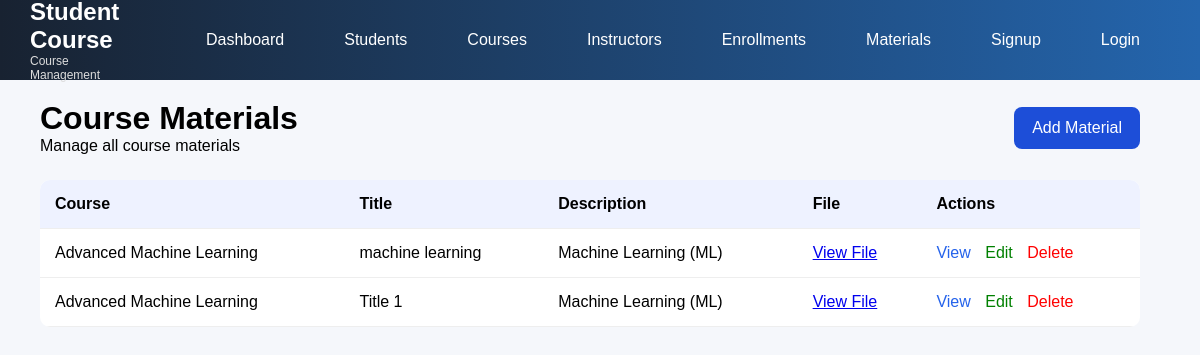
The app's page /myapp/material/ with its own data.
### myapp/models.py (models this page shows, shortened)
class CourseMaterial(models.Model):
    course=models.ForeignKey(Course,on_delete=models.CASCADE)
    title=models.CharField(max_length=20)
    description=models.CharField(max_length=50)
    file=models.FileField(upload_to="file/")

class Course(models.Model):
    name=models.CharField(max_length=50)
    description=models.TextField(max_length=200)
    duration=models.CharField(max_length=20)
    fees=models.IntegerField()
    cou_image=models.ImageField(upload_to="cou_image")

### myapp/views.py (the view)
# urls.py: path("material/",views.material_list,name="material_list"),
def material_list(request):
    materials = CourseMaterial.objects.all()
    return render(request, "mat_list.html", {
        "materials": materials
    })

### myapp/templates/mat_list.html (shortened to what this page needs)
<!DOCTYPE html>
<html>
<head>
</head>
<body>
    {% include 'base.html' %}
<div class="container">
    <div class="top">
        <div>
            <h1>Course Materials</h1>
            <p>Manage all course materials</p>
        </div>
        <a href="{% url 'material_create' %}" class="add-btn">
            Add Material
        </a>
    </div>
    <table>
        <tr>
            <th>Course</th>
            <th>Title</th>
            <th>Description</th>
            <th>File</th>
            <th>Actions</th>
        </tr>
        {% for material in materials %}
        <tr>
            <td>
                {{ material.course.name }}
            </td>
            <td>
                {{ material.title }}
            </td>
            <td>
                {{ material.description }}
            </td>
            <td class="file">
                {% if material.file %}
                    <a href="{{ material.file.url }}" target="_blank">
                        View File
                    </a>
                {% else %}
                    No File
                {% endif %}
            </td>
            <td>
                <a href="{% url 'material_detail' material.id %}"
                   class="view">
                    View
                </a>
                <a href="{% url 'material_update' material.id %}"
                   class="edit">
                    Edit
                </a>
                <a href="{% url 'material_delete' material.id %}"
                   class="delete">
                    Delete
                </a>
            </td>
        </tr>
        {% empty %}
        <tr>
            <td colspan="5" style="text-align:center;">
                No Course Materials Found
            </td>
        </tr>
        {% endfor %}
    </table>
</div>
</body>
</html>

### myapp/templates/mat_list.html (style rules this page uses)
body { font-family: Arial; background: #f5f7fb; }
.container { max-width: 1100px; margin-left: 40px; margin-top: 20px; }
.top { display: flex; justify-content: space-between; align-items: center; margin-bottom: 25px; }
h1 { margin: 0; }
.add-btn { background: #1d4ed8; color: white; padding: 12px 18px; text-decoration: none; border-radius: 8px; }
table { width: 100%; background: white; border-collapse: collapse; border-radius: 10px; overflow: hidden; }
th, td { padding: 15px; text-align: left; border-bottom: 1px solid #eee; }
th { background: #eef2ff; }
.view { color: #2563eb; text-decoration: none; }
.edit { color: green; text-decoration: none; margin-left: 10px; }
.delete { color: red; text-decoration: none; margin-left: 10px; }
.file { color: #555; }

### myapp/templates/base.html (style rules this page uses)
* { margin: 0; padding: 0; box-sizing: border-box; }
body { font-family: Arial, sans-serif; }

### records on screen
CourseMaterial: course.name "Advanced Machine Learning", title "machine learning", description "Machine Learning (ML)"
CourseMaterial: course.name "Advanced Machine Learning", title "Title 1", description "Machine Learning (ML)"
